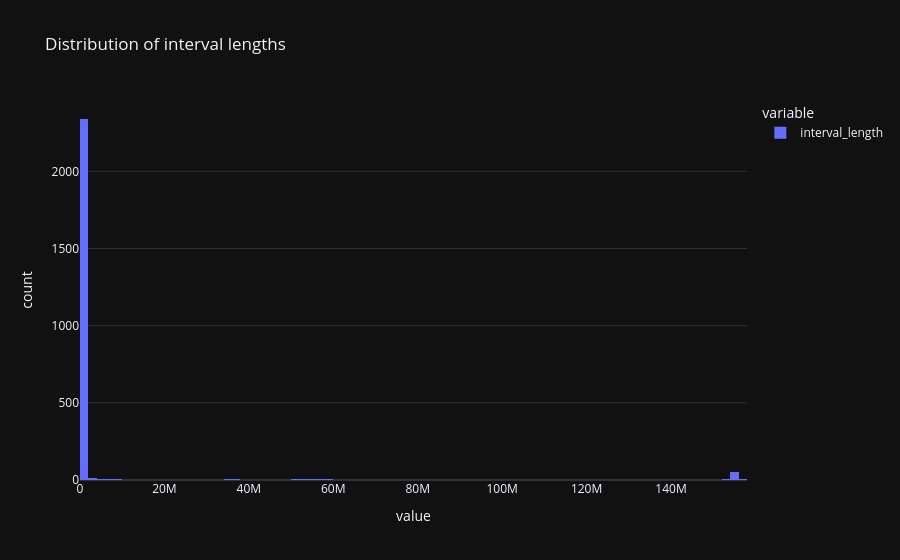

Notebook code for this chart:
### Code cell
if "interval_length" in df.columns:
    interval_clean = pd.to_numeric(df["interval_length"], errors="coerce").dropna()

    if len(interval_clean) > 0:
        fig = px.histogram(
            interval_clean,
            nbins=80,
            title="Distribution of interval lengths"
        )
        fig.show()

### Figure 1 — Plotly figure (JSON) as saved in the notebook; plotly's stock layout.template omitted (floating-point values rounded to 4 significant figures; data arrays with more than 128 entries replaced by an {"elided": "..."} marker saying what was removed)
{"data": [{"bingroup": "x", "hovertemplate": "variable=interval_length<br>value=%{x}<br>count=%{y}<extra></extra>", "legendgroup": "interval_length", "marker": {"color": "#636efa", "pattern": {"shape": ""}}, "name": "interval_length", "nbinsx": 80, "orientation": "v", "showlegend": true, "x": {"elided": "2517 float values"}, "xaxis": "x", "yaxis": "y", "type": "histogram"}], "layout": {"xaxis": {"anchor": "y", "domain": [0.0, 1.0], "title": {"text": "value"}}, "yaxis": {"anchor": "x", "domain": [0.0, 1.0], "title": {"text": "count"}}, "legend": {"title": {"text": "variable"}, "tracegroupgap": 0}, "title": {"text": "Distribution of interval lengths"}, "barmode": "relative"}}
